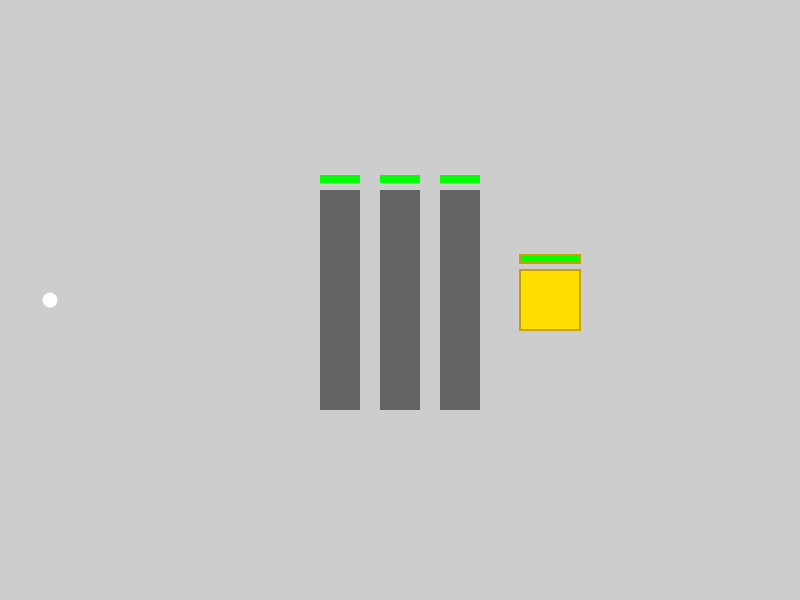
Frame 1 (no input)
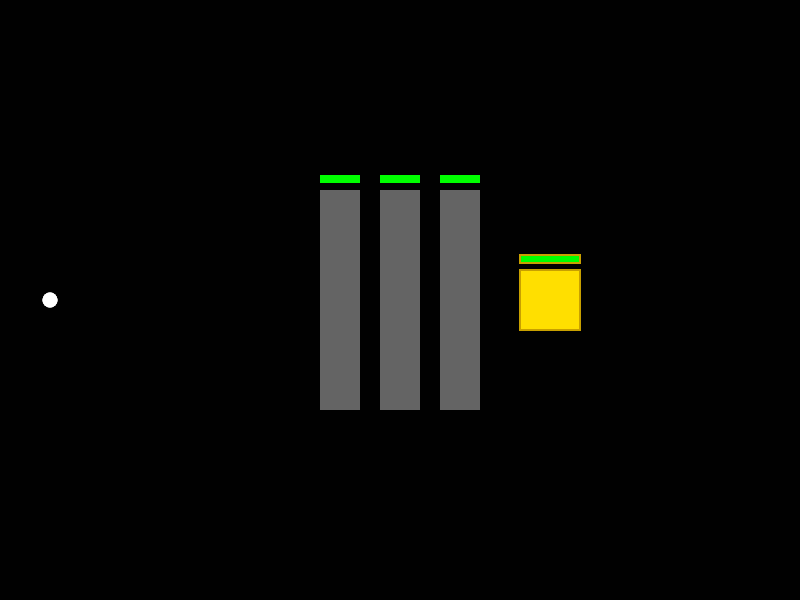
Frame 60 (no input)
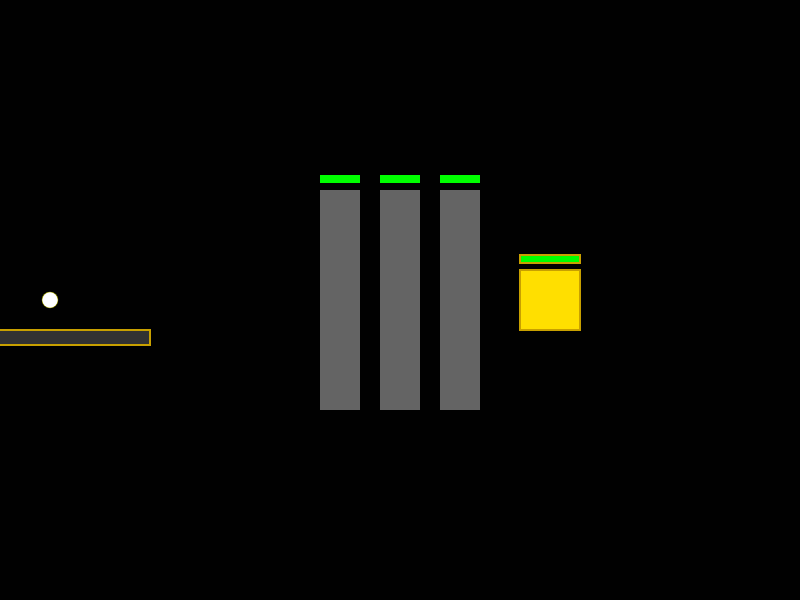
Frame 120 (the mouse pressed at the canvas centre since frame 60)

The p5.js sketch that drew these frames (run headless with seeded random() and noise() and a simulated clock; from frame 60 on, the mouse is pressed at the canvas centre):

// p5.js sketch
// ── sketch.js
// ゲームの状態を管理する変数
let gameState = 'playing'; // 'playing', 'charging', 'firing', 'gameClear', 'gameOver'

// オブジェクト
let player; 
let walls = []; // 壁を配列で管理
let treasure;
let particles = [];

// チャージ関連
let chargeTime = 0;
const MAX_CHARGE = 800; // 最大チャージ時間 (例: 2倍に変更)
const CHARGE_SPEED = 3; // ★チャージ速度。この数値を大きくすると速くなります。
let fireDuration = 0; // ビームの持続時間
let initialFireDuration = 0; // ビームの総持続時間

function setup() {
  createCanvas(800, 600);

  // 他のツールへのリンクを追加
  // プレイヤーの初期化
  player = {
    x: 50,
    y: height / 2,
    size: 30
  };

  // 壁の初期化 (HPを大幅に増やす)
  walls = [
    new Wall(width / 2 - 60, height / 2, 40, 220, 20000),
    new Wall(width / 2, height / 2, 40, 220, 25000),
    new Wall(width / 2 + 60, height / 2, 40, 220, 30000),
  ];

  treasure = new Treasure(width / 2 + 150, height / 2, 60, 1000);
}

function draw() {
  background(0, 50); // 黒背景＋残像効果

  // ゲーム状態に応じた処理の分岐
  switch (gameState) {
    case 'playing':
    case 'charging':
    case 'firing':
      runGame();
      break;
    case 'gameClear':
      showGameClearScreen();
      break;
    case 'gameOver':
      showGameOverScreen();
      break;
  }
}

// ゲーム実行中の処理
function runGame() {
  // プレイヤーの描画とエフェクト
  drawEmitter();

  // チャージ処理
  if (gameState === 'charging') {
    chargeTime += CHARGE_SPEED; // ★チャージ速度を適用
    if (chargeTime > MAX_CHARGE) {
      chargeTime = MAX_CHARGE;
    }
  }

  // ビーム放出処理
  if (gameState === 'firing') {
    if (fireDuration > 0) {
      fireDuration--;

      // ★ 放出量の動的計算
      // ビームの進行度を計算 (0.0 -> 1.0)
      const progress = (initialFireDuration - fireDuration) / initialFireDuration;

      // チャージ量の影響度を計算 (短いチャージほど影響が少なくなる)
      // pow()を使って、チャージが少ない領域では値が0に近くなるように調整
      const chargeImpact = pow(initialFireDuration / MAX_CHARGE, 2);
      
      // 進行度とチャージ量に応じて放出量を変化させる
      const minParticles = 1;
      const maxParticles = map(initialFireDuration, 0, MAX_CHARGE, 10, 40); // チャージ量が多いほど最大放出量も増える
      const particlesThisFrame = floor(map(pow(progress, 2) * chargeImpact, 0, 1, minParticles, maxParticles));

      generateParticles(particlesThisFrame);
    } else {
      gameState = 'playing'; // 撃ち終わったら通常状態に
    }
  }

  // 壁と宝物の描画と更新
  for(const wall of walls) {
    wall.display();
  }
  treasure.display();

  // パーティクルの更新と描画
  for (let i = particles.length - 1; i >= 0; i--) {
    let p = particles[i];
    p.update();
    p.display();

    let hitAnyWall = false;
    // 壁との当たり判定
    for (const wall of walls) {
      if (wall.hp > 0 && wall.checkCollision(p)) {
        hitAnyWall = true;
        break; // 1フレームで1つの壁にしか当たらない
      }
    }
    if (hitAnyWall) continue; // 壁に当たったら宝物には当たらない

    // 宝物との当たり判定
    if (treasure.hp > 0) {
      treasure.checkCollision(p);
    }

    // 寿命か画面外で削除
    if (p.isDead()) {
      particles.splice(i, 1);
    }
  }
  
  // ゲージ描画
  drawGauge();

  // ゲームクリア・オーバーの判定
  checkGameState();
}

// マウスボタンが押された時
function mousePressed() {
  if (gameState === 'playing') {
    gameState = 'charging';
    chargeTime = 0;
  } else if (gameState === 'gameClear' || gameState === 'gameOver') {
    // ゲームクリア/オーバー画面でクリックしたらリスタート
    restartGame();
  }
}

// マウスボタンが離された時
function mouseReleased() {
  if (gameState === 'charging') {
    gameState = 'firing';
    // チャージ量に応じて持続時間と放出数を設定
    initialFireDuration = chargeTime; // 総持続時間を保存
    fireDuration = chargeTime; // 残り時間をセット
    chargeTime = 0;
  }
}

// ゲーム状態の判定
function checkGameState() {
  // ゲームオーバーは最優先で即時判定
  if (treasure.hp <= 0) {
    gameState = 'gameOver';
    return; // ゲームオーバーが確定したら他の判定は不要
  }

  // ゲームクリア判定：壁が壊れ、攻撃が完全に終了した時点で行う
  // 1. 壁のHPが0以下
  // 2. ビーム射出が終わっている
  // 3. 画面上にパーティクルが残っていない
  const allWallsDestroyed = walls.every(w => w.hp <= 0);
  if (allWallsDestroyed && gameState !== 'firing' && particles.length === 0) {
    // この時点で宝物のHPが残っていればクリア
    if (treasure.hp > 0) {
      gameState = 'gameClear';
    }
  }
}

// ゲームクリア画面
function showGameClearScreen() {
  background(20, 80, 20, 150);
  textAlign(CENTER, CENTER);
  textSize(50);
  fill(0);
  text('GAME CLEAR!', width / 2, height / 2 - 40);
  textSize(20);
  text('お宝ゲット！', width / 2, height / 2 + 20);
  text('Click to restart', width / 2, height / 2 + 60);
}

// ゲームオーバー画面
function showGameOverScreen() {
  background(80, 20, 20, 150);
  textAlign(CENTER, CENTER);
  textSize(50);
  fill(0);
  text('GAME OVER', width / 2, height / 2 - 40);
  textSize(20);
  text('宝物を壊してしまった...', width / 2, height / 2 + 20);
  text('Click to restart', width / 2, height / 2 + 60);
}

// ゲームのリスタート
function restartGame() {
  for (const wall of walls) {
    wall.hp = wall.initialHp;
  }
  treasure.hp = treasure.initialHp;
  particles = [];
  gameState = 'playing';
}

// プレイヤー（エミッター）の描画
function drawEmitter() {
  const x = player.x;
  const y = player.y;

  // チャージ中のエフェクト
  if (gameState === 'charging') {
    let chargeRatio = chargeTime / MAX_CHARGE;
    let auraSize = 10 + chargeRatio * 30;
    let auraAlpha = 0.3 + chargeRatio * 0.5;
    fill(255, 255, 0, random(100, 200) * auraAlpha);
    noStroke();
    ellipse(x, y, auraSize, auraSize);
  }

  fill(255);
  noStroke();
  ellipse(x, y, 15, 15);
}

// ゲージの描画
function drawGauge() {
  const barWidth = 200;
  const barHeight = 15;
  const x = player.x - barWidth / 2;
  const y = player.y + 30;

  if (gameState === 'charging') {
    const chargeRatio = chargeTime / MAX_CHARGE;
    fill(50);
    rect(x, y, barWidth, barHeight);
    const gaugeColor = lerpColor(color(255, 255, 0), color(255, 0, 0), chargeRatio);
    fill(gaugeColor);
    rect(x, y, barWidth * chargeRatio, barHeight);
  } else if (gameState === 'firing') {
    const durationRatio = fireDuration / MAX_CHARGE;
    fill(50);
    rect(x, y, barWidth, barHeight);
    fill(0, 255, 255);
    rect(x, y, barWidth * durationRatio, barHeight);
  }
}

// パーティクル生成
function generateParticles(count) {
  const startX = player.x;
  const startY = player.y;
  const thickness = map(count, 2, 40, 5, 40, true); // 放出量に応じてビームの太さも変える

  for (let i = 0; i < count; i++) {
    const angle = (random() - 0.5) * 0.1;
    const speed = 15 + random() * 5;
    const vx = cos(angle) * speed;
    const vy = sin(angle) * speed;
    const pY = startY + (random() - 0.5) * thickness;
    particles.push(new Particle(startX, pY, vx, vy));
  }
}

// --- クラス定義 ---

// パーティクルクラス
class Particle {
  constructor(x, y, vx, vy) {
    this.x = x;
    this.y = y;
    this.vx = vx;
    this.vy = vy;
    this.size = random(2, 4);
    this.life = 120 + random(60);
    this.damage = 10; // 1粒あたりのダメージ
    this.baseColor = random() > 0.1 ? color(0, 255, 255) : color(255, 255, 0);
  }

  update() {
    this.life--;
    this.x += this.vx;
    this.y += this.vy;
  }

  display() {
    let alpha = map(this.life, 0, 180, 0, 255);
    this.baseColor.setAlpha(alpha);
    fill(this.baseColor);
    noStroke();
    ellipse(this.x, this.y, this.size, this.size);
  }

  isDead() {
    return this.life <= 0 || this.x > width || this.x < 0 || this.y > height || this.y < 0;
  }
}

// 共通の機能を持つ親クラス
class Target {
  constructor(x, y, w, h, hp) {
    this.x = x;
    this.y = y;
    this.w = w;
    this.h = h;
    this.initialHp = hp;
    this.hp = hp;
    this.hitEffect = 0;
  }

  takeDamage(damage) {
    this.hp -= damage;
    if (this.hp < 0) {
      this.hp = 0;
    }
  }

  checkCollision(particle) {
    if (this.hp <= 0) return false;

    if (
      particle.x > this.x - this.w / 2 &&
      particle.x < this.x + this.w / 2 &&
      particle.y > this.y - this.h / 2 &&
      particle.y < this.y + this.h / 2
    ) {
      this.takeDamage(particle.damage);
      this.hitEffect = 10; // ヒットエフェクト開始

      // 壁に当たったパーティクルは散乱させる
      if (this instanceof Wall) {
        particle.x = this.x - this.w / 2 - particle.size; // めり込み防止
        particle.vx = -particle.vx * random(0.2, 0.5);
        particle.vy = (random() - 0.5) * 10;
      } else {
        // 宝物はパーティクルを消すだけ
        particle.life = 0;
      }
      return true;
    }
    return false;
  }

  displayHpBar() {
    const hpRatio = this.hp / this.initialHp;
    const barY = this.y - this.h / 2 - 15;
    rectMode(CORNER);
    fill(50);
    rect(this.x - this.w / 2, barY, this.w, 8);
    const hpColor = lerpColor(color(255, 0, 0), color(0, 255, 0), hpRatio);
    fill(hpColor);
    rect(this.x - this.w / 2, barY, this.w * hpRatio, 8);
  }
}

// 壁クラス (Targetを継承)
class Wall extends Target {
  display() {
    if (this.hp > 0) {
      let shakeX = 0;
      let shakeY = 0;
      const shakeIntensity = 3; // 揺れの大きさを調整

      // ヒットエフェクト中に揺らす
      if (this.hitEffect > 0) {
        shakeX = (random() - 0.5) * shakeIntensity;
        shakeY = (random() - 0.5) * shakeIntensity;
      }

      rectMode(CENTER);
      const hpRatio = this.hp / this.initialHp;
      const wallColor = lerpColor(color(255, 100, 100), color(100, 100, 100), hpRatio);
      fill(wallColor);
      if (this.hitEffect > 0) {
        fill(255, 255, 200, map(this.hitEffect, 0, 10, 0, 255)); // ヒット時の閃光
        this.hitEffect--;
      }
      noStroke();
      rect(this.x + shakeX, this.y + shakeY, this.w, this.h);
      this.displayHpBar();
    }
  }
}

// 宝物クラス (Targetを継承)
class Treasure extends Target {
  constructor(x, y, size, hp) {
    super(x, y, size, size, hp); // wとhに同じsizeを渡す
  }

  display() {
    if (this.hp > 0) {
      rectMode(CENTER);
      fill(255, 223, 0); // 金色
      if (this.hitEffect > 0) {
        fill(255, 255, 255, map(this.hitEffect, 0, 10, 0, 255));
        this.hitEffect--;
      }
      stroke(200, 160, 0); strokeWeight(2);
      rect(this.x, this.y, this.w, this.h);
      this.displayHpBar();
    }
  }
}

// ── game1_kamehame.html
<!DOCTYPE html>
<html lang="ja">
  <head>
    <!-- p5.jsライブラリをインターネット経由で読み込みます -->
    <script src="https://cdnjs.cloudflare.com/ajax/libs/p5.js/1.9.0/p5.js"></script>
    <!-- 私たちが作成したゲームのコードを読み込みます -->
    <script src="sketch.js"></script>
    <meta charset="utf-8" />
    <style>
      /* ページの余白をなくすおまじない */
      html, body {
        margin: 0;
        padding: 0;
        /* 画面を中央揃えにするスタイルを追加 */
        display: flex;
        justify-content: center;
        align-items: center;
        height: 100vh; /* 画面の高さいっぱいに広げる */
        background-color: #111; /* 背景色を暗くする */
        overflow: hidden; /* スクロールバーを非表示に */
      }
    </style>
  </head>
  <body>
    <!-- p5.jsがここにゲーム画面(canvas)を自動的に作成します -->
  </body>
</html>
